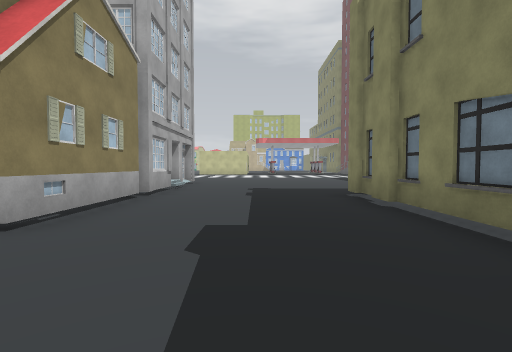
[1] (above)

24 first-person views from a walk through a Unity game level. The camera is 1.4 m above the floor, tilts 2° down and sees 85° across. The floor is counted in squares, 2 m on a side. Each view is taken from the middle of a square. On the plan, view 1 faces up. The plan holds only what a view shows up to about 9 squares ahead; the rest is blank. The place goes on beyond the plan. The player character is not drawn. Some surface patterns are stand-ins.

[2]
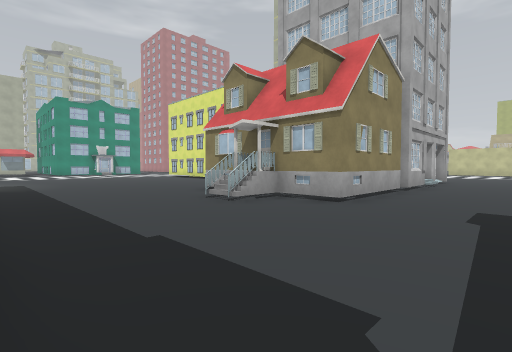

[3]
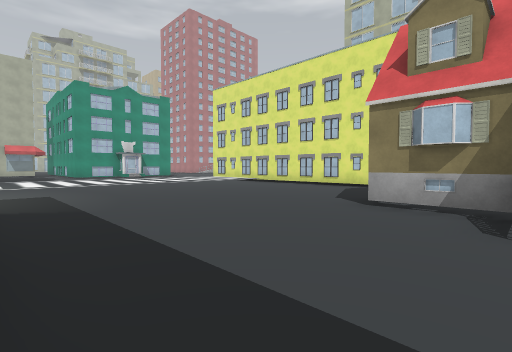

[4]
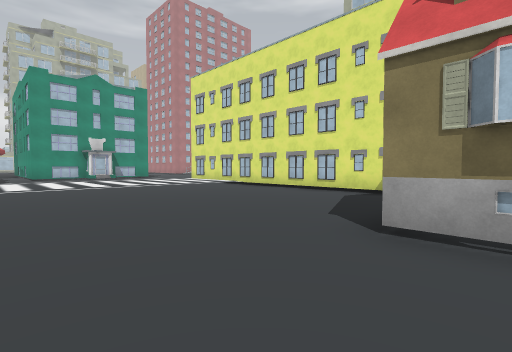

[5]
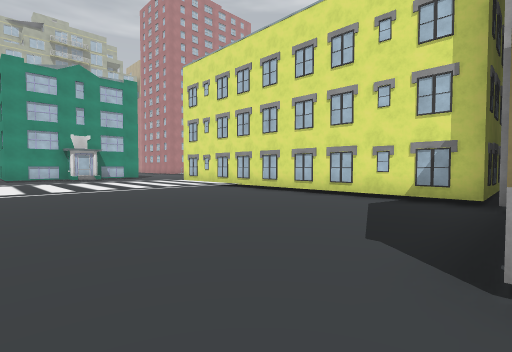

[6]
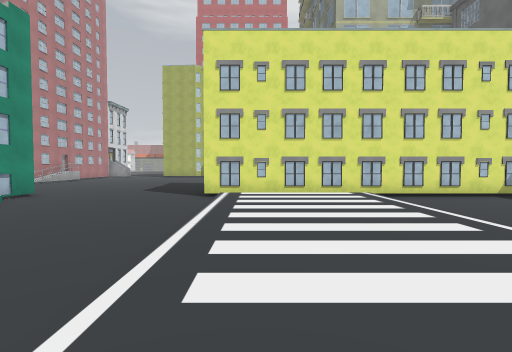

[7]
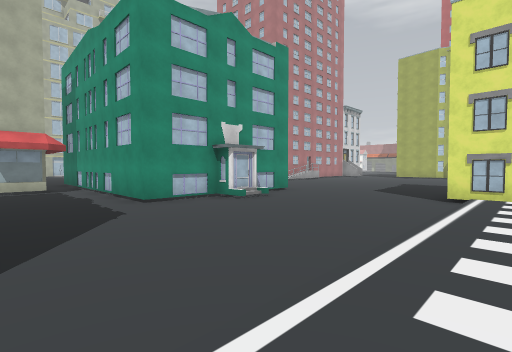

[8]
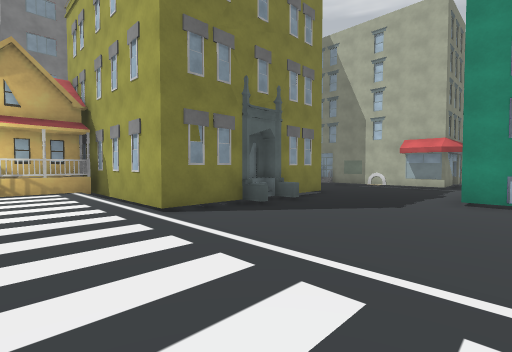

[9]
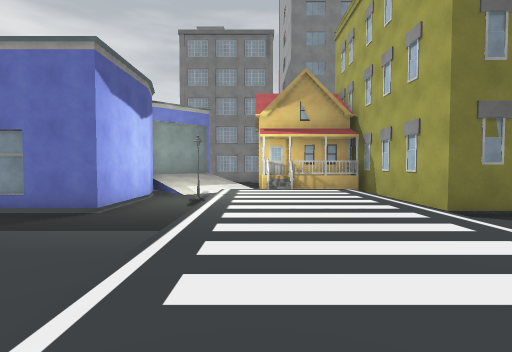

[10]
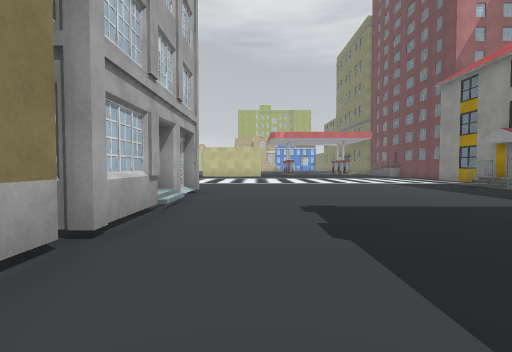

[11]
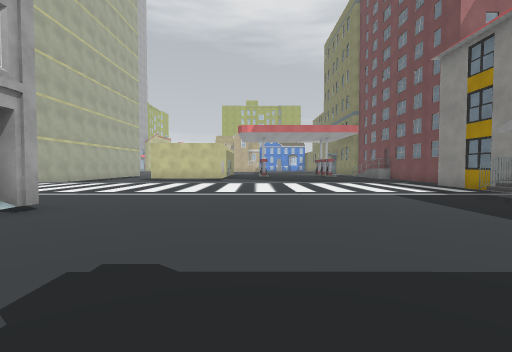

[12]
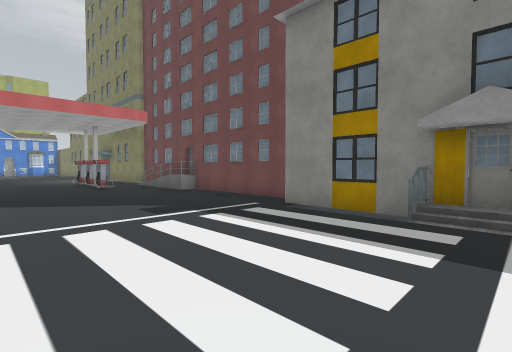

[13]
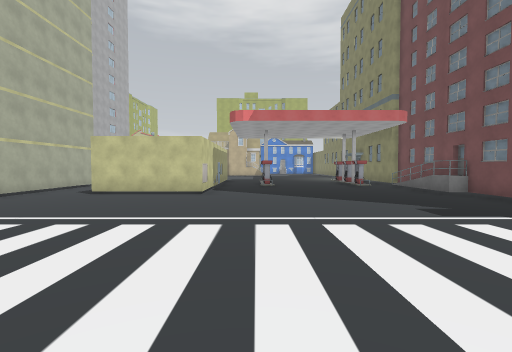

[14]
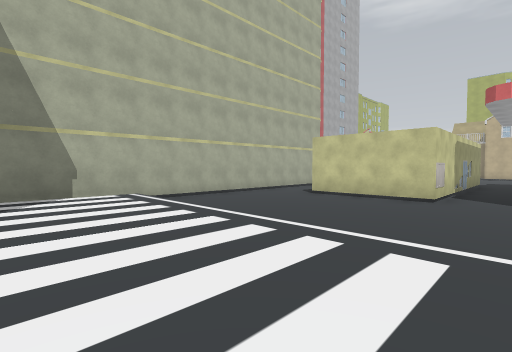

[15]
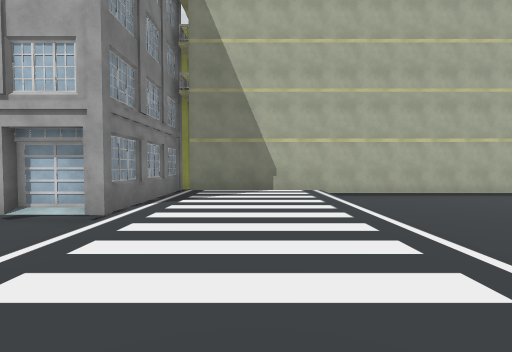

[16]
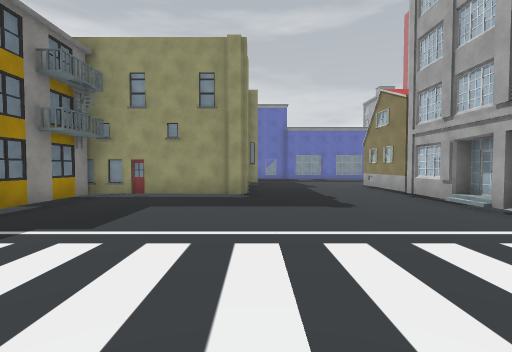

[17]
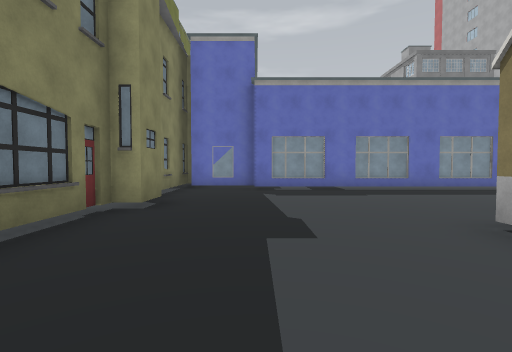

[18]
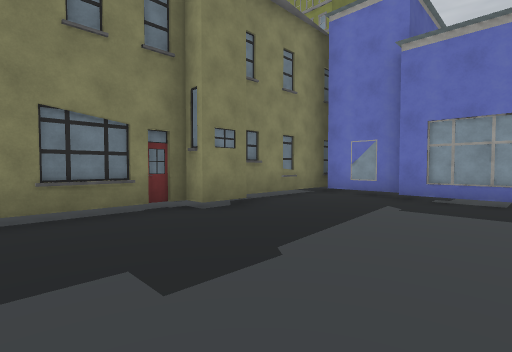

[19]
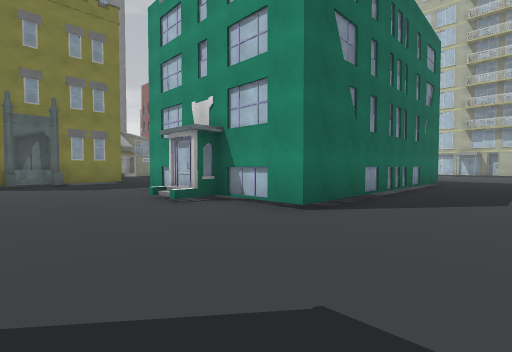

[20]
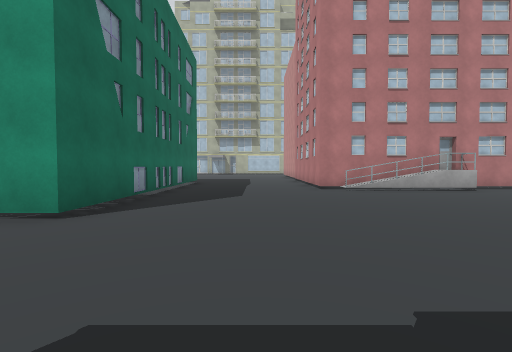

[21]
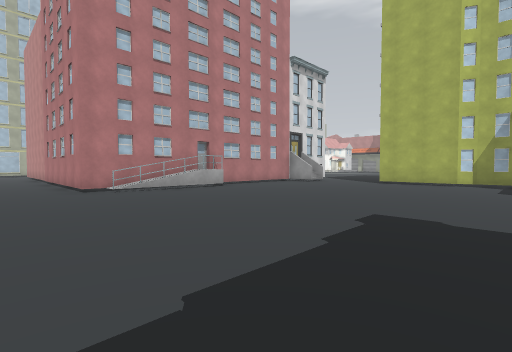

[22]
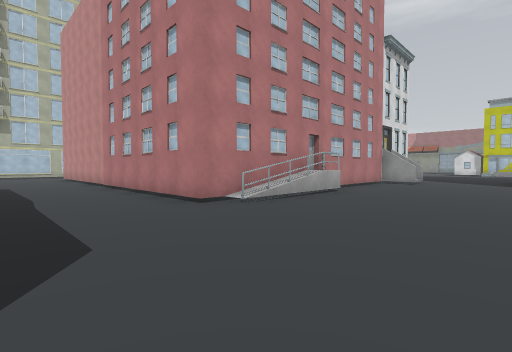

[23]
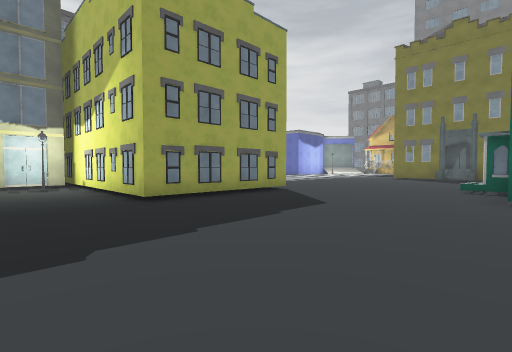

[24]
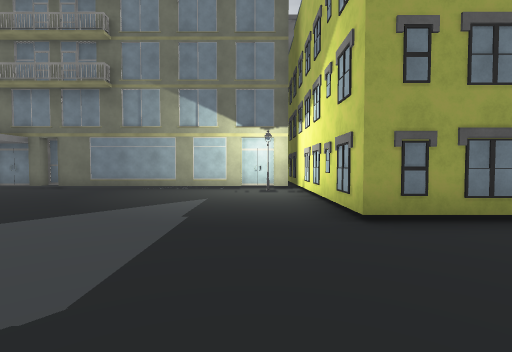

### Floor plan
Key: @ floor where view 1 was taken; # wall or solid block; . main floor; : floor 0.5 m higher than the main floor; / step, stairs or slope; ^ raised ledge; B building; S streetlight; O other object.
Columns run from 33 left of view 1 to 8 right of it. Each row starts with its distance up from view 1.
 22              #            #    ##...... B
 21             ..       #    #..###O.......B#
 20         .. ...     ..#    #..............#
 19        ........   ...#    #..............#
 18      #.........  ....#    #..............#
 17      #......... .....#    #..............#
 16      #B..............#    #/////////////##
 15      ^B..............#    #/:::::::::::/#
 14      #B..............#    #/:::::::::::/#
 13      #B.............S#    #/:::::::::::B#
 12 ######...............#    #/////////////#
 11 ................#         ####B.........#
 10 ................#            ##.........#
  9  ...............#             #.........#
  8    .............#       ###   #.........B
  7     #######.....######.##.#   #.....#####
  6           B...../:::/.....    #.....#
  5           ##..../:::/.....    #.....#
  4           ##..../:::/.....    #.....#
  3           #...../:::/.....#####.....#
  2        ####...../:::/.......B.......#
  1       ........../:::/..............##
  0       ........../:::/............@..#
 -1        ........./:::/...............#
 -2           ###B##/:::/...............#
 -3             #  #/:::/.###############
 -4                #/:::/O#
 -5                #/::://#
 -6                #BBB //#

Where each view was taken, in squares from view 1:
view 1: 0 up, 0 right, facing up
view 2: 2 down, 0 right, facing up-left
view 3: 2 down, 5 left, facing up-left
view 4: 0 up, 6 left, facing up-left
view 5: 1 up, 7 left, facing up-left
view 6: 1 down, 16 left, facing up
view 7: 1 down, 16 left, facing up-left
view 8: 3 up, 15 left, facing down-left
view 9: 3 up, 14 left, facing down
view 10: 4 up, 1 left, facing up
view 11: 7 up, 1 right, facing up
view 12: 12 up, 2 right, facing up-right
view 13: 12 up, 1 right, facing up
view 14: 13 up, 1 right, facing up-left
view 15: 14 up, 2 right, facing left
view 16: 15 up, 2 right, facing down
view 17: 6 up, 0 right, facing down
view 18: 4 up, 2 left, facing down-right
view 19: 10 up, 19 left, facing down-left
view 20: 10 up, 19 left, facing left
view 21: 10 up, 19 left, facing up-left
view 22: 9 up, 23 left, facing up-left
view 23: 14 up, 23 left, facing down-right
view 24: 13 up, 21 left, facing right
